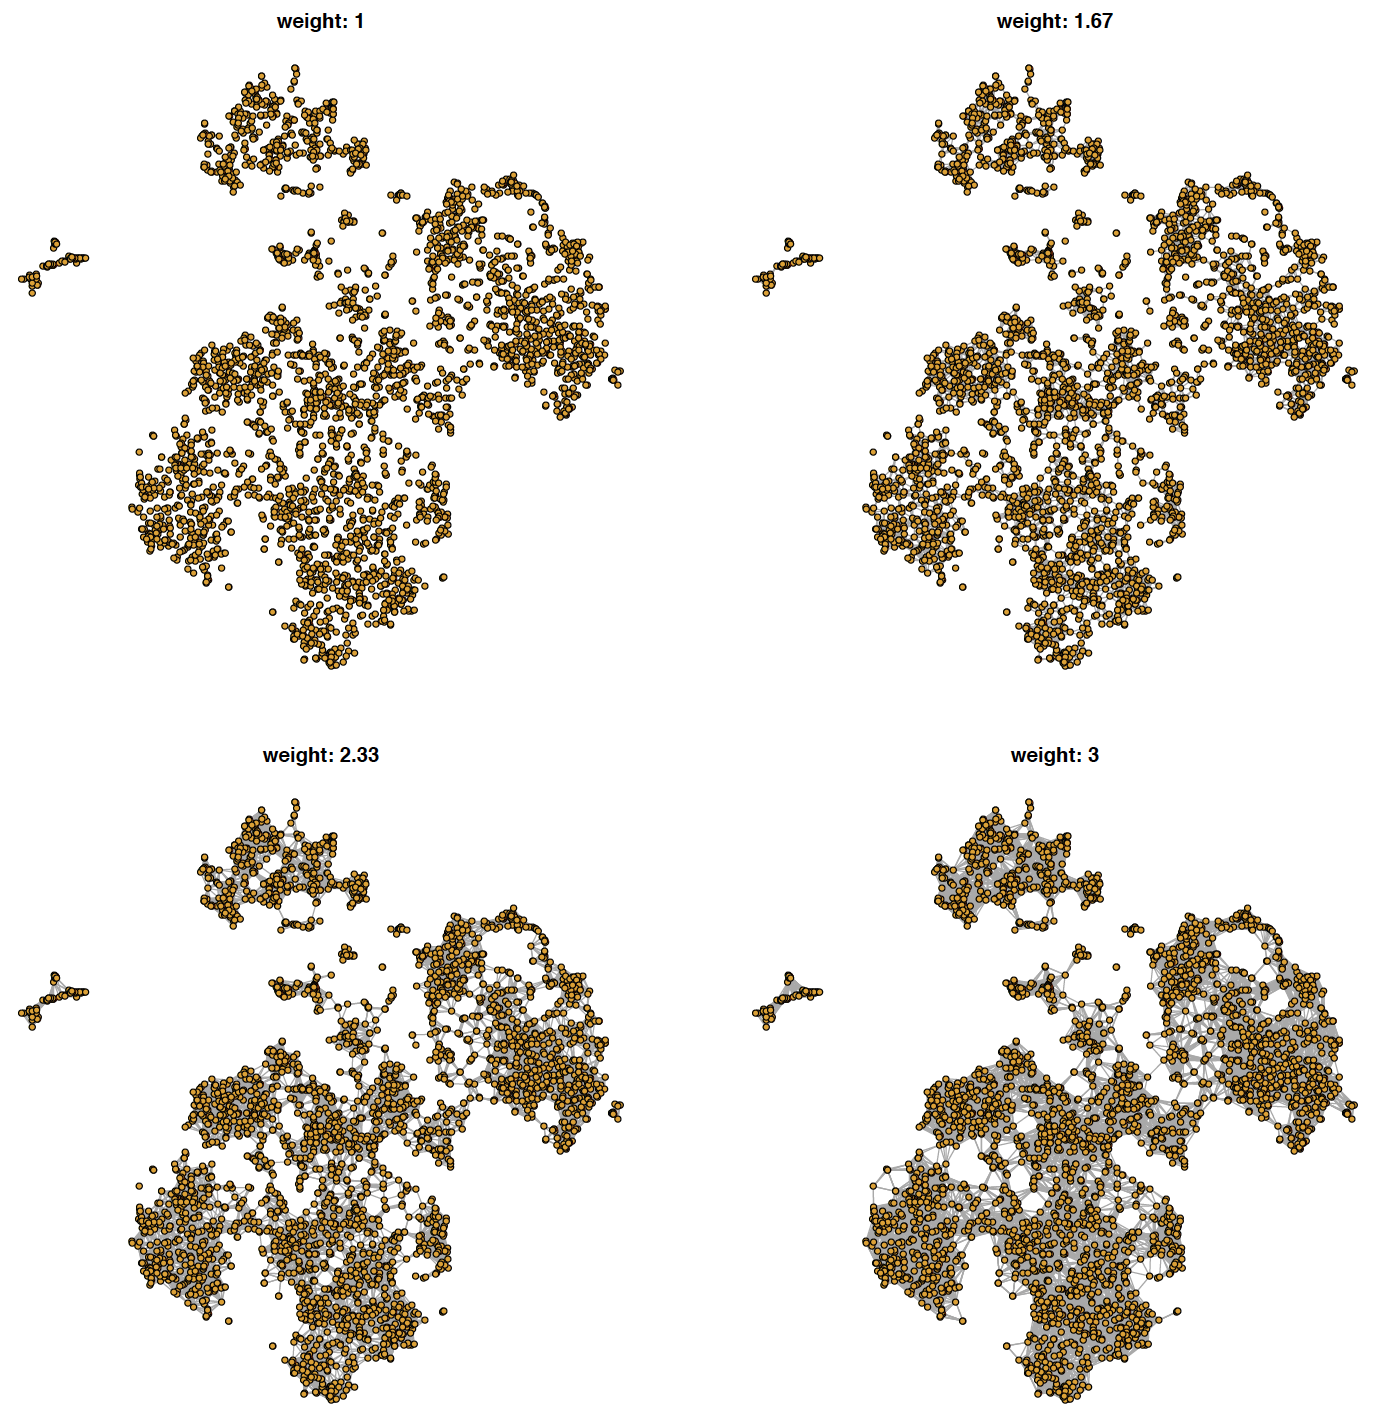

Reproduce this figure in R.
rm(list=ls());

library(GCluster);

dat   <- read.table("./example_data/tsne_dat2_coord_30_1000.txt", header=T, row.names=1);
wts   <- seq(1, 3, length.out=4);

pdf("02do_GCluster03_1.pdf", 12, 12);
par(mfrow=c(2,2), mar=c(2,2,2,2));
for (wt in wts){
  main <- paste("weight:", round(wt, 2))
  wc_plot(dat=dat, wt=wt, main=main);
}
dev.off();

